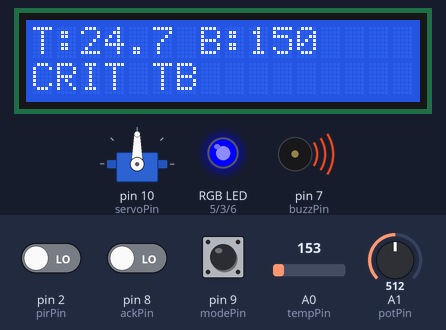
The sketch below on a simulated Arduino Uno, built with avr-gcc and run on an emulated ATmega328P. Parts: servo, 16×2 character LCD, an RGB LED mixed from three pins (HIGH = lit), buzzer (waves = sounding). Dashed ring = blinking. Inputs (shaded band) come from the test bench; at power-on: A0 (tempPin) = 153, A1 (potPin) = 512, pin 2 (pirPin) LOW, pin 8 (ackPin) LOW, pin 9 (modePin) LOW. What the sketch prints to the serial monitor is not drawn.

Above: at 1.36 s.
2.3 s: A0 (tempPin) set to 167
At 2.78 s:
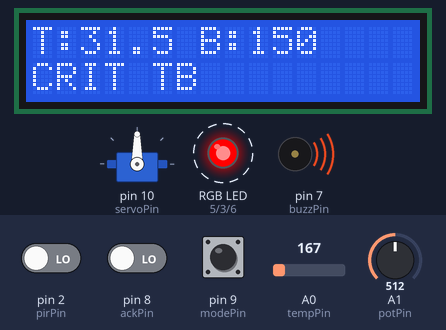
4.5 s: A0 (tempPin) set to 175
At 5.8 s:
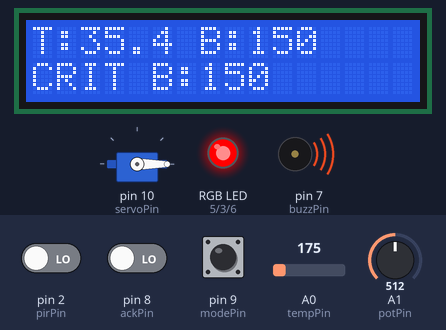
6.1 s: A1 (potPin) set to 464
At 7.5 s:
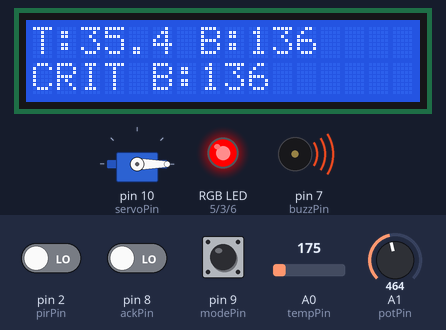
7.8 s: A1 (potPin) set to 437
At 9.2 s:
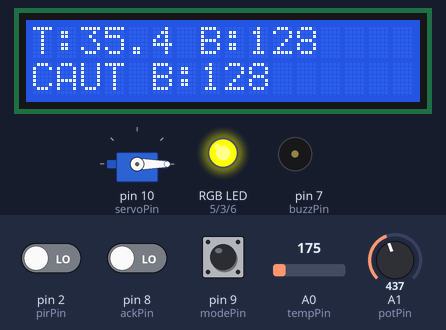
9.5 s: A1 (potPin) set to 388
At 10.0 s:
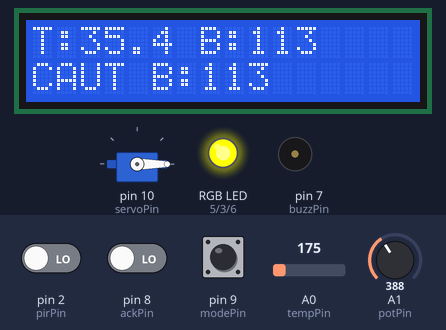
11.2 s: A1 (potPin) set to 364
At 12.8 s:
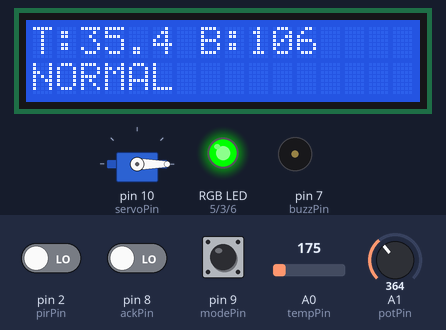
Timing chart, 0 to 13.8 s (numbered marks = the images above; inputs shaded):
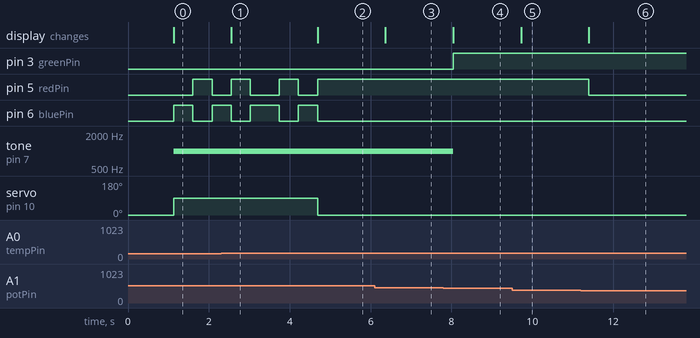

The sketch:

code.ino
```cpp
#include <LiquidCrystal_I2C.h>
#include <Wire.h>
#include <Servo.h>
#include <IRremote.h>
// Pins
const int tempPin = A0; // Tempurature Sensor (Analog Input)
const int IRPIN = 11; //ir
const int potPin = A1; // Potentiometer Pin (Analog Input)
const int pirPin = 2; // Motion Detector Pin (Digital Input)
const int redPin = 5; // Red LED (Digital Output)
const int bluePin = 6; // Blue LED (Digital Output)
const int greenPin = 3; // Green LED (Digital Output)
const int buzzPin = 7; // Buzzer (Digital Ouput)
const int servoPin = 10; // Servo
const int ackPin = 8; //Ack/Reset Button
const int modePin = 9; //Mode Button
// IR remote button codes
const int BUTTON0_Ack = 0x0C;
const int BUTTON1_Mode = 0x10;
const int BUTTON2 = 0x11;
const int BUTTON3 = 0x12;
const int BUTTON4 = 0x14;
const int BUTTON5 = 0x15;
const int BUTTON6 = 0x16;
const int BUTTON7 = 0x18;
const int BUTTON8 = 0x19;
const int BUTTON9 = 0x1A;
Servo serv;
LiquidCrystal_I2C lcd(0x27, 16, 2);
bool isSilenced = false;
bool isUnlocked = false;
bool nurseAct = false;
bool lastMode = LOW;
bool lastAck = LOW;
void setup() {
  Serial.begin(9600);
  pinMode(tempPin, INPUT);
  pinMode(potPin, INPUT);
  pinMode(pirPin, INPUT);
  pinMode(redPin, OUTPUT);
  pinMode(bluePin, OUTPUT);
  pinMode(greenPin, OUTPUT);
  pinMode(buzzPin, OUTPUT);
  pinMode(ackPin, INPUT);
  pinMode(modePin, INPUT);
  serv.attach(servoPin);
  serv.write(0);
  lcd.init();
  lcd.backlight();
  lcd.setCursor(0, 0);
  lcd.print("System Ready");
  lcd.setCursor(0, 1);
  lcd.print("Monitoring...");
  delay(1000);
  lcd.clear();
  // Start IR receiver
  //IrReceiver.begin(IRPIN, ENABLE_LED_FEEDBACK);
}
void loop() {
  // ===== SENSOR DATA =====
  float voltage = analogRead(tempPin) * (5.0 / 1024.0);
  float tempinC = (voltage - 0.5) * 100;
  int bpm = map(analogRead(potPin), 0, 1023, 0, 300);
  bool motion = digitalRead(pirPin);
  // ===== CONDITIONS =====
  bool tempCrit = (tempinC > 38.5 || tempinC < 35.0);
  bool bpmCrit = (bpm > 130 || bpm < 50);
  bool tempCaut = (tempinC >= 37.6 && tempinC <= 38.5);
  bool bpmCaut = (bpm >= 111 && bpm <= 130);
  bool tempnorm = (tempinC >= 35.0 && tempinC <= 38.5);
  bool bpmnorm = (bpm <= 110 && bpm >= 50);
  bool allNormal = tempnorm && bpmnorm;
  // ===== BUTTONS =====
  bool modeState = digitalRead(modePin);
  bool ackState = digitalRead(ackPin);
  if (lastMode == LOW && modeState == HIGH && allNormal) {
    nurseAct = true;
  }
  if (tempCrit || bpmCrit) {}
  if (lastAck == LOW && ackState == HIGH) {
    isSilenced = true;
    isUnlocked = true;
    nurseAct = false;
  }
  lastMode = modeState;
  lastAck = ackState;
  // ===== IR REMOTE =====
  //if (IrReceiver.decode()) {
  // int cm = IrReceiver.decodedIRData.command;
  // Serial.print("IR Command: 0x");
  // Serial.println(cm, HEX);
  // switch (cm) {
  // case BUTTON1_Mode:
  // if (allNormal) {
  // nurseAct = true;
  // }
  // break;
  // case BUTTON0_Ack:
  // isSilenced = true;
  // isUnlocked = true;
  // nurseAct = false;
  // break;
  // }
  // IrReceiver.resume();
  // }
  // ===== LCD LINE 1 =====
  lcd.setCursor(0, 0);
  lcd.print("T:");
  lcd.print(tempinC, 1);
  lcd.print(" B:");
  lcd.print(bpm);
  lcd.print(" ");
  Serial.print("Temp: ");
  Serial.print(tempinC);
  Serial.print(" | BPM: ");
  Serial.println(bpm);
  // ===== LCD LINE 2 =====
  lcd.setCursor(0, 1);
  lcd.print("                ");
  lcd.setCursor(0, 1);
  // --- DOUBLE CRITICAL ---
  if (tempCrit && bpmCrit) {
    lcd.print("CRIT TB");
    setColor(255, 0, 0);
    buzz(1000);
    if ((millis() / 500) % 2 == 0) {
      setColor(0, 0, 255);
    }
    lock(true);
  }
  // --- CRITICAL ---
  else if (tempCrit) {
    lcd.print("CRIT T:");
    lcd.print(tempinC, 1);
    setColor(255, 0, 0);
    buzz(1000);
    lock(false);
  } else if (bpmCrit) {
    lcd.print("CRIT B:");
    lcd.print(bpm);
    setColor(255, 0, 0);
    buzz(1000);
    lock(false);
  }
  // --- CAUTION ---
  else if (tempCaut) {
    lcd.print("CAUT T:");
    lcd.print(tempinC, 1);
    setColor(255, 255, 0);
    buzz(0);
    lock(false);
  } else if (bpmCaut) {
    lcd.print("CAUT B:");
    lcd.print(bpm);
    setColor(255, 255, 0);
    buzz(0);
    lock(false);
  }
  // --- NURSE CALL ---
  else if (nurseAct) {
    lcd.print("NURSE CALL");
    setColor(0, 0, 255);
    buzz(800);
    lock(false);
  }
  // --- MOTION ---
  else if (motion && !isUnlocked) {
    lcd.print("MOTION LOCK");
    setColor(255, 0, 0);
    buzz(1000);
    lock(true);
  }
  // --- NORMAL ---
  else {
    isSilenced = false;
    isUnlocked = false;
    lcd.print("NORMAL");
    setColor(0, 255, 0);
    buzz(0);
  }
  delay(200);
}
// ===== BUZZER =====
void buzz(int hz) {
  if (isSilenced == true || hz == 0) {
    noTone(buzzPin);
  } else {
    tone(buzzPin, hz);
  }
}
// ===== RGB LED =====
void setColor(int redValue, int greenValue, int blueValue) {
  analogWrite(redPin, redValue);
  analogWrite(greenPin, greenValue);
  analogWrite(bluePin, blueValue);
}
// ===== SERVO LOCK =====
void lock(bool val) {
  if (val) serv.write(90);
  else serv.write(0);
}
```

Measured:
- the behaviour switches between 174 and 175 on A0 (tempPin) (found by bisection; images 1 and 2)
- the behaviour switches between 447 and 446 on A1 (potPin) (found by bisection; images 3 and 4)
- the behaviour switches between 379 and 378 on A1 (potPin) (found by bisection; images 5 and 6)
- after the input at 2.3 s, the display: changes after 0.25 s (image 1)
- after the input at 4.5 s, pin 5 (redPin): goes on until 4.7 s, then stays HIGH; pin 6 (bluePin): goes on until 4.7 s, then stays LOW; servo on pin 10 (servoPin): 90° → 0° after 0.19 s; the display: changes after 0.19 s (image 2)
- after the input at 6.1 s, the display: changes after 0.27 s (image 3)
- after the input at 7.8 s, pin 3 (greenPin): LOW → HIGH after 0.25 s; tone on pin 7 (buzzPin): 1000 Hz → silent after 0.25 s; the display: changes after 0.25 s (image 4)
- after the input at 9.5 s, the display: changes after 0.22 s (image 5)
- after the input at 11.2 s, pin 5 (redPin): HIGH → LOW after 0.20 s; the display: changes after 0.20 s (image 6)
